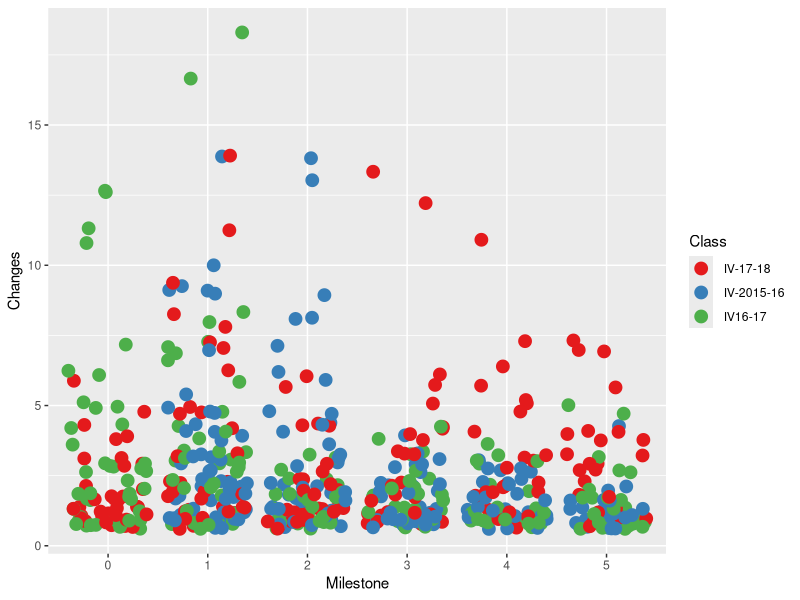
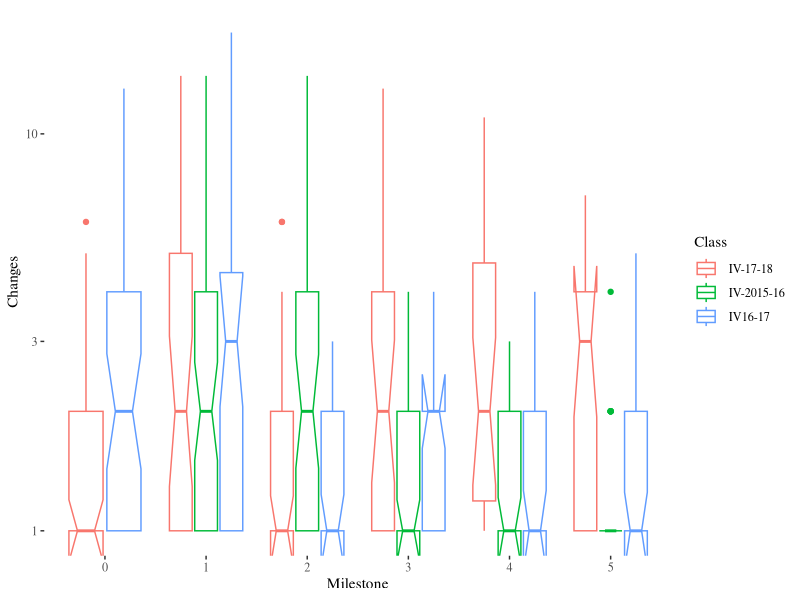
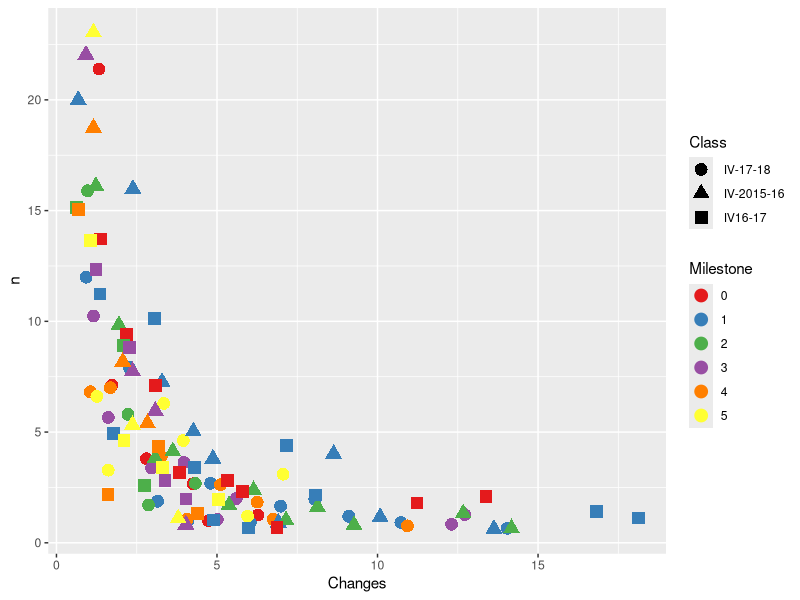
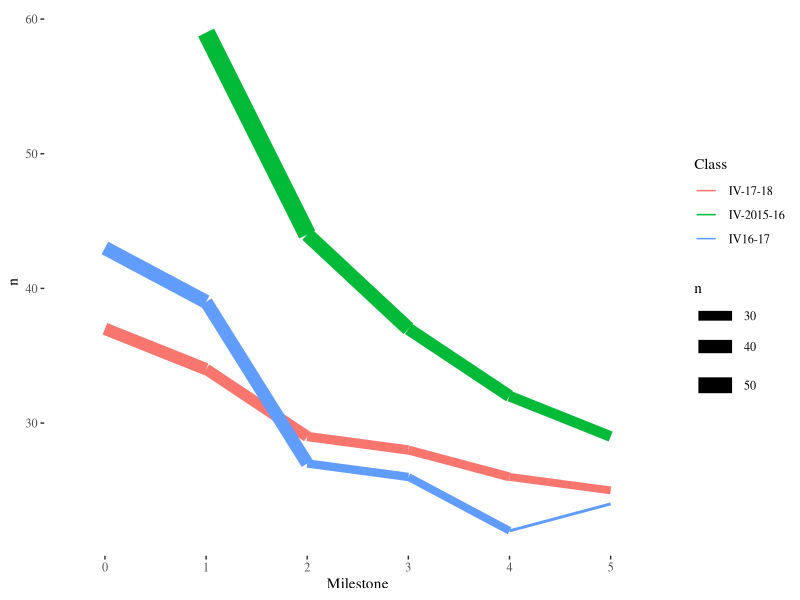

These figures' R source, in order:
library("ggplot2")
library("ggthemes")
library("dplyr")
users <- read.csv("user-stats.csv")
users$Milestone <- as.character(users$Milestone)
ggplot(users,aes(x=Milestone,y=Changes,group=Class,color=Class))+geom_point(position='jitter',size=4) + scale_color_brewer(palette="Set1")
ggplot(users,aes(x=Milestone,y=Changes,color=Class))+geom_boxplot(notch=TRUE)+scale_y_log10()+theme_tufte()

user.stats <- users %>% group_by(Class, Milestone, Changes) %>% tally()
ggplot(user.stats,aes(x=Changes,y=n,color=Milestone,shape=Class))+geom_point(position='jitter',size=4) + scale_color_brewer(palette="Set1") 


user.milestone <- users %>% group_by(Class, Milestone) %>% tally()
ggplot(user.milestone,aes(x=Milestone,y=n,group=Class,color=Class,size=n))+geom_line()+theme_tufte()
